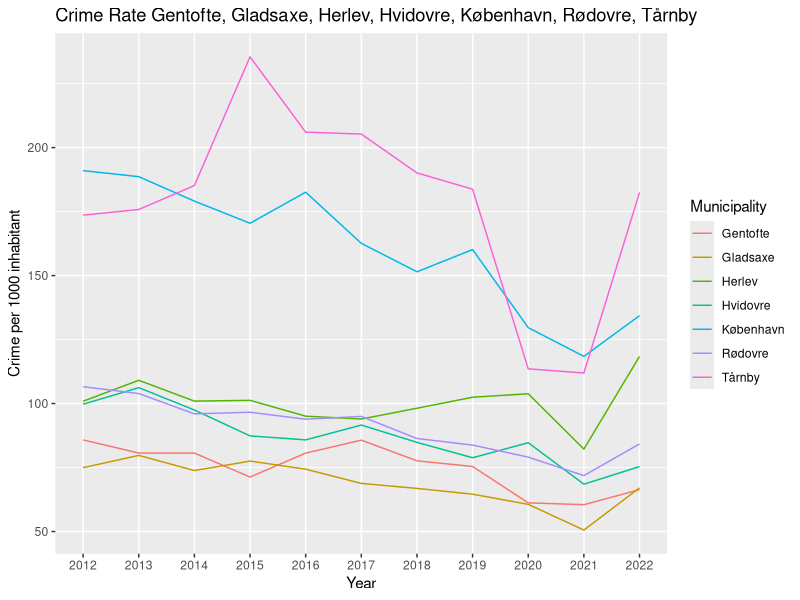

Generate this figure with R: (Note: this script raises an error after producing the figure.)
## ---- chunk 1
knitr::opts_chunk$set(echo = TRUE)
# unhash if you wish to install the packages 
# install.packages("tidyverse")
# install.packages("ggplot2")

library(tidyverse)
library(ggplot2)

## ---- chunk 2
all_crime <-  read_csv2("data/DK_forbrydelse_2012-22_numbers.csv")
dk_crime <- read_csv2("data/DK_forbrydelse_2012-22_numbers.csv")
all_pop <- read_csv2("data/DK_befolkning_numbers.csv")
crime_muni <- read_csv2("data/forbrydelser_2012-22_numbers.csv")
befolkningstal <- read_csv2("data/befolkningstal_2012-22_numbers.csv")

# pasting 'Y' before columnname
colnames(dk_crime) <- paste0("Y", colnames(dk_crime))
colnames(all_crime) <- paste0("Y", colnames(all_crime))
colnames(all_pop) <- paste0("Y", colnames(all_pop))
colnames(crime_muni) <- paste0("Y", colnames(crime_muni))
colnames(befolkningstal) <- paste0("Y", colnames(befolkningstal))
# rename the first column
colnames(all_crime)[1] <- "crime_act"
colnames(all_pop)[1] <- "population"
colnames(crime_muni)[1] <- "municipalities"
colnames(befolkningstal)[1] <- "municipalities"
colnames(dk_crime)[1] <- "country"
#assign numbers as numbers
befolkningstal[,2:12] <- sapply(befolkningstal[ ,2:12], as.numeric)
crime_muni[,2:12] <- sapply(crime_muni[ ,2:12], as.numeric)
dk_crime[,2:12] <- lapply(dk_crime[1 ,2:12], as.numeric)
all_pop[1, 2:12] <- lapply(all_pop[1, 2:12], as.numeric)
all_crime[1, 2:12] <- lapply(all_crime[1, 2:12], as.numeric)

# CREATE DATAFRAME FOR OVERALL CRIMERATES IN EACH MUNICIPALITY
# Create a new dataset with the Municipality column from the population dataset

crime_rate <- data.frame(Municipality = befolkningstal$municipalities)   # Create a new dataset with the Municipality column from the population dataset

years <- colnames(befolkningstal)[-1]   # Get the years from the population dataset columns

# Loop through each year and calculate the crime rate per 1000 population
for (year in years) {
  pop_col <- befolkningstal[, year]   # Get the population column for the current year
  crime_col <- crime_muni[, year]   # Get the crime column for the current year
  
  crime_rate[, year] <- (crime_col / pop_col) * 1000   # Calculate the crime rate per 1000 population for the current year
}
## ---- chunk 3
# read in data from csv
vold_2012_22_numbers <- read_csv2("data/vold_2012-22_numbers.csv")
befolkningstal <- read_csv2("data/befolkningstal_2012-22_numbers.csv")
# delete row 1 and 3 and column 1
vold_2012_22_numbers <- vold_2012_22_numbers[-c(100), -1] 

# pasting 'Y' before columnname
colnames(vold_2012_22_numbers) <- paste0("Y", colnames(vold_2012_22_numbers))
# rename the first column
colnames(vold_2012_22_numbers)[1] <- "municipalities"

# assign numbers as numbers
vold_2012_22_numbers[,2:12] <- sapply(vold_2012_22_numbers[ ,2:12], as.numeric)
# getting sum of rows
vold_2012_22_numbers$vold_sum <- rowSums(vold_2012_22_numbers[,2:12])


# pasting 'Y' before columnname
colnames(befolkningstal) <- paste0("Y", colnames(befolkningstal))
# rename the first column
colnames(befolkningstal)[1] <- "municipalities"

# assign numbers as numbers
befolkningstal[,2:12] <- sapply(befolkningstal[ ,2:12], as.numeric)
# getting sum of rows
befolkningstal$vold_sum <- rowSums(befolkningstal[,2:12])


vold_rate <- data.frame(Municipality = befolkningstal$municipalities)   # Create a new dataset with the Municipality column from the population dataset

years <- colnames(befolkningstal)[-1]   # Get the years from the population dataset columns

# Loop through each year and calculate the crime rate per 1000 population
for (year in years) {
  pop_col <- befolkningstal[, year]   # Get the population column for the current year
  vold_col <- vold_2012_22_numbers[, year]   # Get the crime column for the current year
  
  vold_rate[, year] <- (vold_col / pop_col) * 1000   # Calculate the crime rate per 1000 population for the current year
}


## ---- chunk 4
# read in data from csv
ejendom_2012_22_numbers <- read_csv2("data/ejendom_2012-22_numbers.csv")
befolkningstal <- read_csv2("data/befolkningstal_2012-22_numbers.csv")
# delete row 1 and 3 and column 1
ejendom_2012_22_numbers <- ejendom_2012_22_numbers[-c(100), -1] 

# pasting 'Y' before columnname
colnames(ejendom_2012_22_numbers) <- paste0("Y", colnames(ejendom_2012_22_numbers))
# rename the first column
colnames(ejendom_2012_22_numbers)[1] <- "municipalities"

# assign numbers as numbers
ejendom_2012_22_numbers[,2:12] <- sapply(ejendom_2012_22_numbers[ ,2:12], as.numeric)
# getting sum of rows
ejendom_2012_22_numbers$ejendom_sum <- rowSums(ejendom_2012_22_numbers[,2:12])


# pasting 'Y' before columnname
colnames(befolkningstal) <- paste0("Y", colnames(befolkningstal))
# rename the first column
colnames(befolkningstal)[1] <- "municipalities"

# assign numbers as numbers
befolkningstal[,2:12] <- sapply(befolkningstal[ ,2:12], as.numeric)
# getting sum of rows
befolkningstal$ejendom_sum <- rowSums(befolkningstal[,2:12])


ejendom_rate <- data.frame(Municipality = befolkningstal$municipalities)   # Create a new dataset with the Municipality column from the population dataset

years <- colnames(befolkningstal)[-1]   # Get the years from the population dataset columns

# Loop through each year and calculate the crime rate per 1000 population
for (year in years) {
  pop_col <- befolkningstal[, year]   # Get the population column for the current year
  ejendom_col <- ejendom_2012_22_numbers[, year]   # Get the crime column for the current year
  
  ejendom_rate[, year] <- (ejendom_col / pop_col) * 1000   # Calculate the crime rate per 1000 population for the current year
}

## ---- chunk 5
# Assuming your dataframe is named 'crime_data'
municipality_names <- c("København", "Hvidovre", "Rødovre", "Herlev", "Gladsaxe", "Gentofte", "Tårnby")

# Filter and combine data for all municipalities
combined_graph <- crime_rate %>%
  filter(Municipality %in% municipality_names) %>%
  select(Municipality, starts_with("Y")) %>%
  pivot_longer(cols = -Municipality, names_to = "Year", values_to = "CrimeCount") %>%
  mutate(Year = parse_number(str_remove(Year, "Y")))

min_year <- min(combined_graph$Year)
max_year <- max(combined_graph$Year)

# Create the line graph
sjælland <- ggplot(combined_graph, aes(x = Year, y = CrimeCount, color = Municipality)) +
  geom_line() +
  scale_x_continuous(breaks = seq(min_year, max_year, by = 1), minor_breaks = NULL) +
  labs(title = "Crime Rate Gentofte, Gladsaxe, Herlev, Hvidovre, København, Rødovre, Tårnby",
       x = "Year",
       y = "Crime per 1000 inhabitant",
       color = "Municipality")

# Specify the file path and name for saving the graph
file_path <- "graphs/crime_sjælland.png"

#Save the graph as a picture file
ggsave(filename = file_path, plot = sjælland, dpi = 300)
## ---- chunk 6
# Getting the specic municipalities for plotting
crime_names <- c("i_alt","voldsforbrydelser", "ejendomsforbrydelser")

# Filter and combine data for all municipalities
combined_graph <- prop_vio_all %>%
  filter(crime_act %in% crime_names) %>%
  select(crime_act, starts_with("Y")) %>%
  pivot_longer(cols = -crime_act, names_to = "Year", values_to = "CrimeCount") %>%
  mutate(Year = parse_number(str_remove(Year, "Y")))

# Create the line graph
ggplot(combined_graph, aes(x = Year, y = CrimeCount, color = crime_act)) +
  geom_line() +
  labs(title = "Property, Violence and overall Crime Rate for Denmark",
       x = "Year",
       y = "Crime Count",
       color = "crime_act")
  scale_y_continuous(labels = scales::comma, 
                     breaks = seq(0, 600000, length.out = 6), 
                     minor_breaks = seq(0, 600000, length.out = 11))
## ---- chunk 7
# Getting the specic municipalities for plotting
municipality_names <- c("Lolland", "Guldborgsund","Vordingborg","Næstved", "Faxe", "Slagelse")

# Filter and combine data for all municipalities
combined_graph <- crime_rate %>%
  filter(Municipality %in% municipality_names) %>%
  select(Municipality, starts_with("Y")) %>%
  pivot_longer(cols = -Municipality, names_to = "Year", values_to = "CrimeCount") %>%
  mutate(Year = parse_number(str_remove(Year, "Y")))

min_year <- min(combined_graph$Year)
max_year <- max(combined_graph$Year)

# Create the line graph
lolland_cluster <- ggplot(combined_graph, aes(x = Year, y = CrimeCount, color = Municipality)) +
  geom_line() +
  scale_x_continuous(breaks = seq(min_year, max_year, by = 1), minor_breaks = NULL) +
  labs(title = bquote(atop("Overall Crime Rate", 
                          atop(italic("Guldborgsund, Faxe, Guldborgsund, Lolland, Vordingborg, Næstved"), ""))),
      x = "Year",
      y = "Crime per 1000 inhabitant",
      color = "Municipality") +
    theme(plot.title = element_text(size = 12))
# Specify the file path and name for saving the graph
file_path <- "graphs/crime_Faxe-Vordingborg.png"

#Save the graph as a picture file
ggsave(filename = file_path, plot = lolland_cluster, dpi = 300)

## ---- chunk 8
# Getting the specic municipalities for plotting
municipality_names <- c("Lolland", "Guldborgsund","Vordingborg","Næstved", "Faxe", "Slagelse")


# Filter and combine data for all municipalities
combined_data <- vold_rate %>%
  filter(Municipality %in% municipality_names) %>%
  select(Municipality, starts_with("Y")) %>%
  pivot_longer(cols = -Municipality, names_to = "Year", values_to = "CrimeCount") %>%
  mutate(Year = parse_number(str_remove(Year, "Y")))

min_year <- min(combined_data$Year)
max_year <- max(combined_data$Year)

# Create the line graph
graph <- ggplot(combined_data, aes(x = Year, y = CrimeCount, color = Municipality)) +
  geom_line() +
  scale_x_continuous(breaks = seq(min_year, max_year, by = 1), minor_breaks = NULL) +
  labs(title = bquote(atop("Acts of Violence Crime Rate", 
                          atop(italic("Guldborgsund, Faxe, Guldborgsund, Lolland, Vordingborg, Næstved"), ""))),
      x = "Year",
      y = "Violence rate per 1000 inhabitant",
      color = "Municipality") +
  theme(plot.title = element_text(size = 12))

# Specify the file path and name for saving the graph
file_path <- "graphs/violence_lolland-guldborgsund-næstved.png"

# Save the graph as a picture file
ggsave(filename = file_path, plot = graph, dpi = 300)
## ---- chunk 9
# Getting the specic municipalities for plotting
municipality_names <- c("Lolland", "Guldborgsund","Vordingborg","Næstved", "Faxe", "Slagelse")

# Filter and combine data for all municipalities
# Filter and combine data for all municipalities
combined_data <- ejendom_rate %>%
  filter(Municipality %in% municipality_names) %>%
  select(Municipality, starts_with("Y")) %>%
  pivot_longer(cols = -Municipality, names_to = "Year", values_to = "CrimeCount") %>%
  mutate(Year = parse_number(str_remove(Year, "Y")))

min_year <- min(combined_data$Year)
max_year <- max(combined_data$Year)

# Create the line graph
graph <- ggplot(combined_data, aes(x = Year, y = CrimeCount, color = Municipality)) +
  geom_line() +
  scale_x_continuous(breaks = seq(min_year, max_year, by = 1), minor_breaks = NULL) +
  labs(title = bquote(atop("Offence against Property", 
                          atop(italic("Guldborgsund, Faxe, Guldborgsund, Lolland, Vordingborg, Næstved"), ""))),
      x = "Year",
      y = "Violence rate per 1000 inhabitant",
      color = "Municipality") +
  theme(plot.title = element_text(size = 12))

# Specify the file path and name for saving the graph
file_path <- "graphs/property_lolland-guldborgsund-vordingborg-næstved.png"

# Save the graph as a picture file
ggsave(filename = file_path, plot = graph, dpi = 300)
## ---- chunk 10

# Getting the specic municipalities for plotting
municipality_names <- c("Ikast-Brande", "Viborg", "Herning")

# Filter and combine data for all municipalities
# Filter and combine data for all municipalities
combined_data <- crime_rate %>%
  filter(Municipality %in% municipality_names) %>%
  select(Municipality, starts_with("Y")) %>%
  pivot_longer(cols = -Municipality, names_to = "Year", values_to = "CrimeCount") %>%
  mutate(Year = parse_number(str_remove(Year, "Y")))

min_year <- min(combined_data$Year)
max_year <- max(combined_data$Year)

# Create the line graph
ikast_graph <- ggplot(combined_data, aes(x = Year, y = CrimeCount, color = Municipality)) +
  geom_line() +
  scale_x_continuous(breaks = seq(min_year, max_year, by = 1), minor_breaks = NULL) +
  labs(title = "Crime Rate all Crimes: Ikast-Brande, Viborg, Herning",
       x = "Year",
       y = "Crime rate per 1000 inhabitant",
       color = "Municipality")

# Specify the file path and name for saving the graph
file_path <- "graphs/crime_ikast-brand_herning_viborg.png"

# Save the graph as a picture file
ggsave(filename = file_path, plot = ikast_graph, dpi = 300)

## ---- chunk 11
# Getting the specic municipalities for plotting
municipality_names <- c("Ikast-Brande", "Viborg", "Herning")

# Filter and combine data for all municipalities
# Filter and combine data for all municipalities
combined_data <- vold_rate %>%
  filter(Municipality %in% municipality_names) %>%
  select(Municipality, starts_with("Y")) %>%
  pivot_longer(cols = -Municipality, names_to = "Year", values_to = "CrimeCount") %>%
  mutate(Year = parse_number(str_remove(Year, "Y")))

min_year <- min(combined_data$Year)
max_year <- max(combined_data$Year)

# Create the line graph
ikast_graph <- ggplot(combined_data, aes(x = Year, y = CrimeCount, color = Municipality)) +
  geom_line() +
  scale_x_continuous(breaks = seq(min_year, max_year, by = 1), minor_breaks = NULL) +
  labs(title = "Crime Rate for violent acts: Ikast-Brande, Viborg, Herning",
       x = "Year",
       y = "Violence rate per 1000 inhabitant",
       color = "Municipality")

# Specify the file path and name for saving the graph
file_path <- "graphs/violence_ikast-brande_herning_viborg.png"

# Save the graph as a picture file
ggsave(filename = file_path, plot = ikast_graph, dpi = 300)
## ---- chunk 12
# Getting the specic municipalities for plotting
municipality_names <- c("Ikast-Brande", "Viborg", "Herning")

# Filter and combine data for all municipalities
# Filter and combine data for all municipalities
combined_data <- ejendom_rate %>%
  filter(Municipality %in% municipality_names) %>%
  select(Municipality, starts_with("Y")) %>%
  pivot_longer(cols = -Municipality, names_to = "Year", values_to = "CrimeCount") %>%
  mutate(Year = parse_number(str_remove(Year, "Y")))

min_year <- min(combined_data$Year)
max_year <- max(combined_data$Year)

# Create the line graph
ikast_graph <- ggplot(combined_data, aes(x = Year, y = CrimeCount, color = Municipality)) +
  geom_line() +
  scale_x_continuous(breaks = seq(min_year, max_year, by = 1), minor_breaks = NULL) +
  labs(title = "Crime rate Offence against Property: Ikast-Brande, Viborg, Herning",
       x = "Year",
       y = "Violence rate per 1000 inhabitant",
       color = "Municipality")

# Specify the file path and name for saving the graph
file_path <- "graphs/property_ikast-brande_herning_viborg.png"

# Save the graph as a picture file
ggsave(filename = file_path, plot = ikast_graph, dpi = 300)
## ---- chunk 13
dk <- "Danmark"
# Filter the data for the specified municipality
dk_plot <- dk_crime %>%
  filter(country == dk) %>%
  select(starts_with("Y")) %>%
  pivot_longer(cols = everything(), names_to = "Year", values_to = "CrimeCount") %>%
  mutate(Year = parse_number(str_remove(Year, "Y")))

# Identify the range of years
min_year <- min(dk_plot$Year)
max_year <- max(dk_plot$Year)

min_crime <- min(dk_plot$CrimeCount)
max_crime <- max(dk_plot$CrimeCount)

# Create the graph with only horizontal light blue grid lines
dk_graph <- ggplot(dk_plot, aes(x = Year, y = CrimeCount)) +
  geom_line() +
  scale_x_continuous(breaks = seq(min_year, max_year, by = 1), minor_breaks = NULL) +
  scale_y_continuous(breaks = seq(min_crime, max_crime, by = 10000), minor_breaks = NULL) +
  labs(title = "Crime rate in Denmark 2012-2022",
       x = "Year",
       y = "Crime Count") +
  theme(panel.grid.major.y = element_line(color = "lightblue"))

# Specify the file path and name for saving the graph
file_path <- "graphs/crime_entire_DK_2012-2022.png"

# Save the graph as a picture file
ggsave(filename = file_path, plot = dk_graph, dpi = 300)

